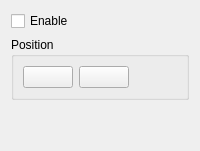
         <widget class="QWidget" name="tab_3">
          <attribute name="title">
           <string>Muscle Oxygen</string>
          </attribute>
          <layout class="QVBoxLayout" name="verticalLayout_18">
           <item>
            <widget class="QCheckBox" name="checkBox_enableOxygen">
             <property name="text">
              <string>Enable</string>
             </property>
            </widget>
           </item>
           <item>
            <widget class="QGroupBox" name="groupBox_12">
             <property name="title">
              <string>Position</string>
             </property>
             <layout class="QHBoxLayout" name="horizontalLayout_18">
              <item>
               <widget class="QPushButton" name="pushButton_leftOxygen">
                <property name="minimumSize">
                 <size>
                  <width>50</width>
                  <height>0</height>
                 </size>
                </property>
                <property name="text">
                 <string/>
                </property>
                <property name="icon">
                 <iconset resource="../MyResources.qrc">
                  <normaloff>:/image/icon/leftArrow</normaloff>:/image/icon/leftArrow</iconset>
                </property>
               </widget>
              </item>
              <item>
               <widget class="QPushButton" name="pushButton_rightOxygen">
                <property name="minimumSize">
                 <size>
                  <width>50</width>
                  <height>0</height>
                 </size>
                </property>
                <property name="text">
                 <string/>
                </property>
                <property name="icon">
                 <iconset resource="../MyResources.qrc">
                  <normaloff>:/image/icon/rightArrow</normaloff>:/image/icon/rightArrow</iconset>
                </property>
               </widget>
              </item>
              <item>
               <spacer name="horizontalSpacer_18">
                <property name="orientation">
                 <enum>Qt::Horizontal</enum>
                </property>
                <property name="sizeHint" stdset="0">
                 <size>
                  <width>40</width>
                  <height>20</height>
                 </size>
                </property>
               </spacer>
              </item>
             </layout>
            </widget>
           </item>
           <item>
            <spacer name="verticalSpacer_2">
             <property name="orientation">
              <enum>Qt::Vertical</enum>
             </property>
             <property name="sizeHint" stdset="0">
              <size>
               <width>20</width>
               <height>40</height>
              </size>
             </property>
            </spacer>
           </item>
          </layout>
         </widget>
